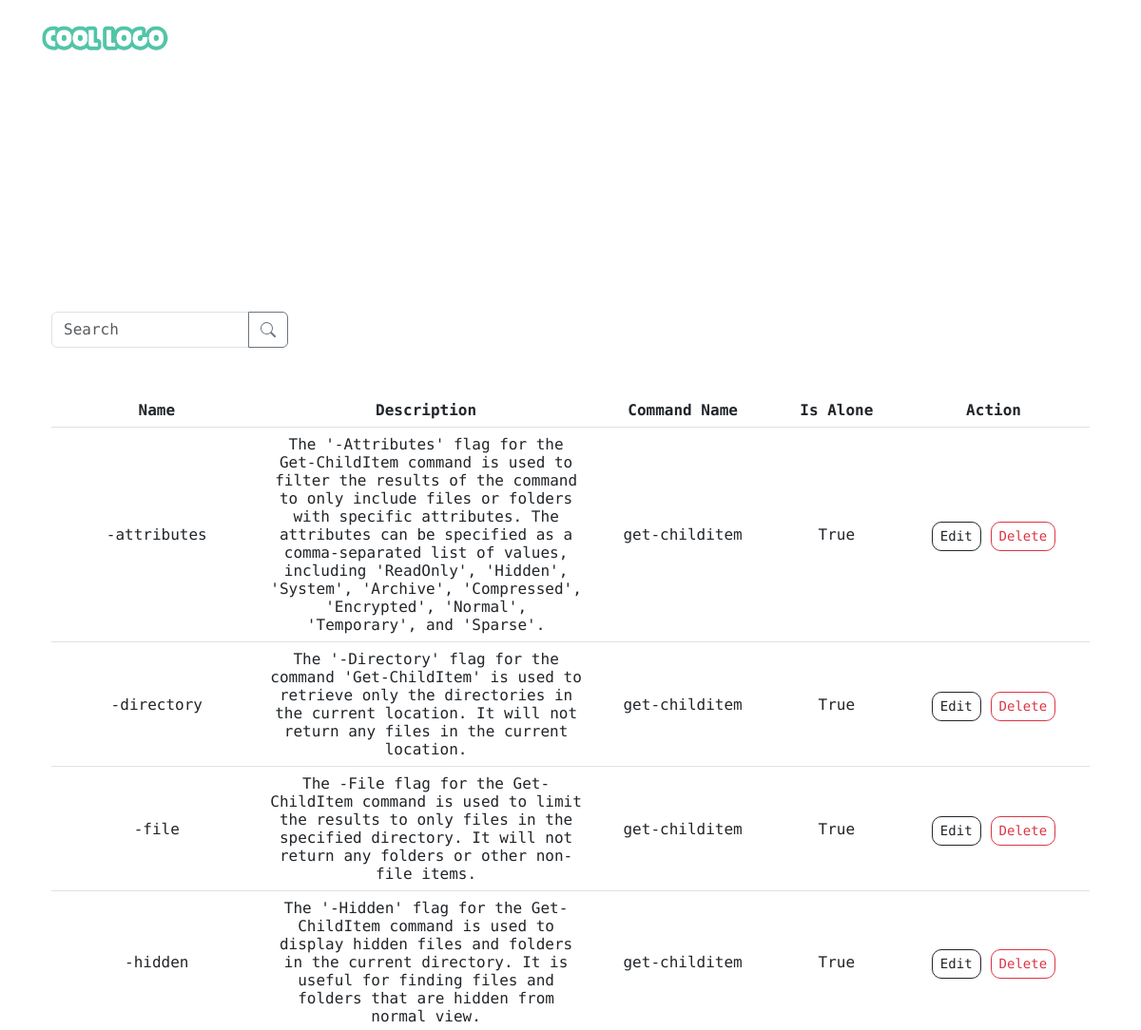
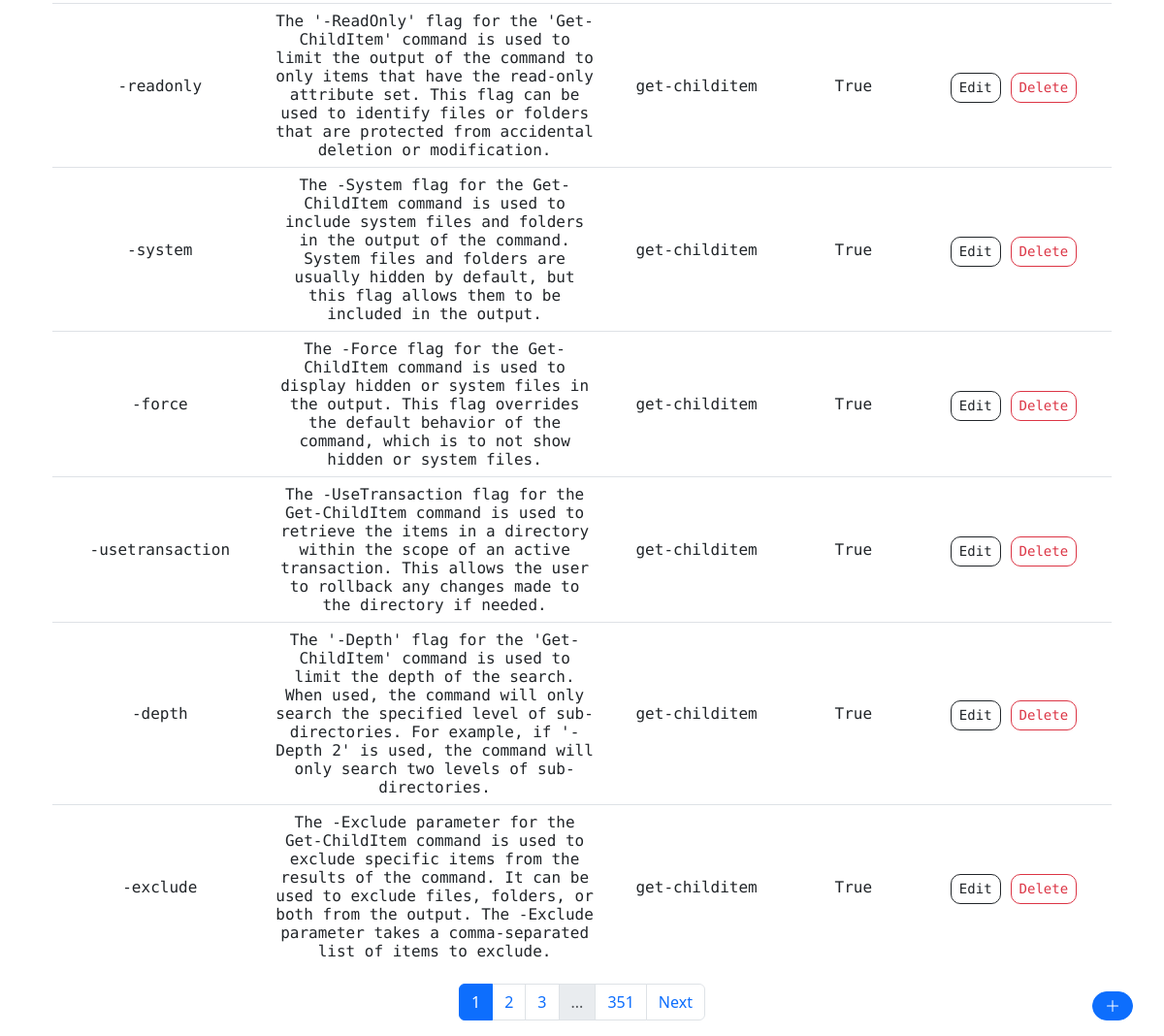
The page /dashboard/parameters (signed in) on the database its author committed (2 pictures, top to bottom).
### Website/models.py (models this page shows)
class Parameter(db.Model):
    id = db.Column(db.Integer, primary_key=True)
    name = db.Column(db.Integer, nullable=False)
    description = db.Column(db.String(5000), nullable=False)
    is_alone = db.Column(db.Boolean, nullable=False, default=True)
    command_id = db.Column(db.Integer, db.ForeignKey('command.id'))

class Command(db.Model):
    id = db.Column(db.Integer, primary_key=True)
    name = db.Column(db.Integer, nullable=False, unique=True)
    description = db.Column(db.String(5000))
    alias = db.Column(db.String)
    parameters = db.relationship('Parameter', backref='command', lazy=True) #vamos ter uma lista dos parametros associados a este comando

### Website/auth.py (the view, shortened to what this page needs)
@auth.route('/dashboard/parameters', methods=['GET', 'POST'])
@login_required
def parameters():
    deleteform = DeleteParameterForm()
    search_query = None
    search_query = request.args.get('search_query')
    if search_query:
        parameters = Parameter.query.filter(Parameter.name.like(f'%{search_query}%')).order_by(Parameter.id.asc())
    else:
        parameters = Parameter.query.order_by(Parameter.id.asc())
    page = request.args.get('page', 1, type=int) # get the page number from the URL query string
    per_page = 10 # set the number of items per page
    paginated_params = parameters.paginate(page=page, per_page=per_page, error_out=False)
    return render_template("parameters.html", parameters=paginated_params, deleteform=deleteform, search_query=search_query)

### Website/auth.py
class DeleteParameterForm(FlaskForm):
    parameter_id = HiddenField('Parameter ID', validators=[DataRequired()])
    submit_delete = SubmitField('Delete')

### Website/templates/parameters.html (shortened to what this page needs)
{% extends "base_template.html" %}
{% block content %}
<div class="position-fixed bottom-0 end-0 m-3 d-flex align-items-center">
    <a href="{{ url_for('auth.create_parameter') }}" class="btn btn-primary rounded-pill me-3"
        style="font-size: 0.9rem;">
        <svg xmlns="http://www.w3.org/2000/svg" width="16" height="16" fill="currentColor" class="bi bi-plus-lg"
            viewBox="0 0 16 16">
            <path fill-rule="evenodd"
                d="M8 2a.5.5 0 0 1 .5.5v5h5a.5.5 0 0 1 0 1h-5v5a.5.5 0 0 1-1 0v-5h-5a.5.5 0 0 1 0-1h5v-5A.5.5 0 0 1 8 2Z" />
        </svg>
    </a>
</div>
<div class="container-fluid">
    <h1 class="text-center">PARAMETERS TABLE</h1>
    <div class="row mt-3">
        <form class="col row justify-content-start" method="GET" action="{{ url_for('auth.parameters') }}">
            <div class="col-md-4 col-lg-3 mb-3">
                <div class="input-group">
                    <input class="form-control" type="search" placeholder="Search" aria-label="Search"
                        name="search_query">
                    <button class="btn btn-outline-secondary" type="submit" id="button-addon1"></button>
                </div>
            </div>
        </form>
    </div>
    <div class="row mt-3">
        <div class="col">
            <div class="table-responsive-lg text-center">
                <table class="table">
                    <thead>
                        <tr>
                            <th class="align-middle text-center" style="max-width: 250px;">Name</th>
                            <th class="align-middle text-center" style="max-width: 250px;">Description</th>
                            <th class="align-middle text-center" style="max-width: 250px;">Command Name</th>
                            <th class="align-middle text-center" style="max-width: 250px;">Is Alone</th>
                            <th class="align-middle text-center" style="max-width: 250px;">Action</th>
                        </tr>
                    </thead>
                    <tbody>
                        {% for parameter in parameters %}
                        <tr>
                            <td class="align-middle text-center text-truncate" style="max-width: 280px;">{{
                                parameter.name }}</td>
                            <td class="align-middle text-center" style="max-width: 250px;">{{ parameter.description }}
                            </td>
                            <td class="align-middle text-center" style="max-width: 200px;">{{ parameter.command.name }}
                            </td>
                            <td class="align-middle text-center" style="max-width: 200px;">{{ parameter.is_alone }}</td>
                            <td class="align-middle text-center">
                                <div class="d-flex align-items-center justify-content-center">
                                    <form class="d-inline-block" method="POST"
                                        action="{{ url_for('auth.edit_parameter') }}">
                                        <button type="submit" class="btn btn-sm btn-outline-dark"
                                            style="border-radius: 10px;">Edit</button>
                                    </form>
                                    <form class="d-inline" method="POST" style="margin-left: 10px;">
                                        {{ deleteform.submit_delete(class="btn btn-sm btn-outline-danger mr-2",
                                        style="border-radius: 10px;") }}
                                    </form>
                                </div>
                            </td>
                        </tr>
                        {% endfor %}
                    </tbody>
                </table>
            </div>
        </div>
    </div>
    <nav aria-label="Page navigation example">
        <ul class="pagination justify-content-center">
            {% for page in parameters.iter_pages(left_edge=1, left_current=1, right_current=2, right_edge=1) %}
            {% if page %}
            {% if parameters.page == page %}
            <li class="page-item active"><a class="page-link" href="#">{{ page }}</a></li>
            {% else %}
            <li class="page-item"><a class="page-link"
                    href="{{ url_for('auth.parameters', page=page, search_query=search_query) }}">{{ page }}</a></li>
            {% endif %}
            {% else %}
            <li class="page-item disabled"><a class="page-link" href="#">...</a></li>
            {% endif %}
            {% endfor %}
            {% if parameters.has_next %}
            <li class="page-item">
                <a class="page-link"
                    href="{{ url_for('auth.parameters', page=parameters.next_num, search_query=search_query) }}">Next</a>
            </li>
            {% endif %}
        </ul>
    </nav>
</div>
{% endblock %}

### Website/templates/base_template.html (shortened to what this page needs)
<html lang="en">
<head>
  <link href="https://cdn.jsdelivr.net/npm/bootstrap@5.3.0-alpha1/dist/css/bootstrap.min.css" rel="stylesheet"
>
  <link rel="stylesheet" href="{{url_for('static', filename='style.css')}}">
</head>
<body>
  <header id="lc-header">
    <div>
      <nav class="navbar navbar-expand-lg navbar-dark nav-custom color-changed">
        <div class="container">
          <a class="navbar-brand" href="/">
            <img class="logo" src="{{url_for('static', filename='logo.png')}}" alt="logo">
          </a>
          <div class="navbar-collapse collapse" id="myNavbar1">
            {% if not current_user.is_authenticated %}
            <ul class="navbar-nav me-auto mb-2 mb-lg-0 d-flex justify-content-center" style="margin-left: 50%;">
              <li class="nav-item"><a href="#" class="nav-link">MENU #1</a></li>
              <li class="nav-item"><a href="#" class="nav-link">MENU #2</a></li>
              <li class="nav-item"><a href="#" class="nav-link">MENU #3</a></li>
              <li class="nav-item"><a href="#" class="nav-link">MENU #4</a></li>
              <li class="nav-item"><a href="{{ url_for('auth.login') }}" class="nav-link">LOGIN</a></li>
              {% else %}
              <ul class="navbar-nav me-auto mb-2 mb-lg-0 d-flex justify-content-center" style="margin-left: 40%;">
                <li class="nav-item"><a href="#" class="nav-link">CYBER RESILIENCE</a></li>
                <li class="nav-item"><a href="#" class="nav-link">SERVICE OFFERING</a></li>
                <li class="nav-item"><a href="#" class="nav-link">RECRUITMENT</a></li>
                <li class="nav-item"><a href="#" class="nav-link">BLOG</a></li>
                <li class="nav-item"><a href="{{ url_for('auth.dashboard') }}" class="nav-link">DASHBOARD</a></li>
                <li class="nav-item"><a href="{{ url_for('auth.logout') }}" class="nav-link">LOGOUT</a></li>
                {% endif %}
              </ul>
          </div>
        </div>
      </nav>
    </div>
  </header>
  <div class="container">
    {% block content %}
    {% endblock %}
  </div>
</body>
</html>

### Website/static/style.css (style rules this page uses)
header { box-sizing: border-box; margin: 0; padding: 0; background-color: transparent; }
#myNavbar1 { padding-left: 30px; }
form { font-family: 'Fira Code', monospace; padding-top: 20; color: #101521; }
.logo { height: 42; }

### Website/templates/parameters.html (style rules this page uses)
.table { color: rgb(0, 0, 0); background-color: #ffffffc2; border-radius: 5px; font-family: 'Fira Code', monospace; }
.table td { word-wrap: break-word; }
h1 { color: white; border-radius: 8px; font-family: 'Fira Code', monospace; margin-top: 100px; margin-bottom: 80px; }
.table tbody tr:last-child td { border-bottom: none; }

### rows shown on the page
Parameter: name "-attributes", description "The '-Attributes' flag for the Get-ChildItem command is used to filter the results of the command to only include files or folders with specific attributes. The attributes can be specified as a comma-separated list of values, including 'ReadOnly', 'Hidden', 'System', 'Archive', 'Compressed', 'Encrypted', 'Normal', 'Temporary', and 'Sparse'.", command.name "get-childitem", is_alone "True"
Parameter: name "-directory", description "The '-Directory' flag for the command 'Get-ChildItem' is used to retrieve only the directories in the current location. It will not return any files in the current location.", command.name "get-childitem", is_alone "True"
Parameter: name "-file", description "The -File flag for the Get-ChildItem command is used to limit the results to only files in the specified directory. It will not return any folders or other non-file items.", command.name "get-childitem", is_alone "True"
Parameter: name "-hidden", description "The '-Hidden' flag for the Get-ChildItem command is used to display hidden files and folders in the current directory. It is useful for finding files and folders that are hidden from normal view.", command.name "get-childitem", is_alone "True"
Parameter: name "-readonly", description "The '-ReadOnly' flag for the 'Get-ChildItem' command is used to limit the output of the command to only items that have the read-only attribute set. This flag can be used to identify files or folders that are protected from accidental deletion or modification.", command.name "get-childitem", is_alone "True"
Parameter: name "-system", description "The -System flag for the Get-ChildItem command is used to include system files and folders in the output of the command. System files and folders are usually hidden by default, but this flag allows them to be included in the output.", command.name "get-childitem", is_alone "True"
Parameter: name "-force", description "The -Force flag for the Get-ChildItem command is used to display hidden or system files in the output. This flag overrides the default behavior of the command, which is to not show hidden or system files.", command.name "get-childitem", is_alone "True"
Parameter: name "-usetransaction", description "The -UseTransaction flag for the Get-ChildItem command is used to retrieve the items in a directory within the scope of an active transaction. This allows the user to rollback any changes made to the directory if needed.", command.name "get-childitem", is_alone "True"
Parameter: name "-depth", description "The '-Depth' flag for the 'Get-ChildItem' command is used to limit the depth of the search. When used, the command will only search the specified level of sub-directories. For example, if '-Depth 2' is used, the command will only search two levels of sub-directories.", command.name "get-childitem", is_alone "True"
Parameter: name "-exclude", description "The -Exclude parameter for the Get-ChildItem command is used to exclude specific items from the results of the command. It can be used to exclude files, folders, or both from the output. The -Exclude parameter takes a comma-separated list of items to exclude.", command.name "get-childitem", is_alone "True"

### other values the page prints
{{ page }} "1"
{{ page }} "2" "3" "351"
